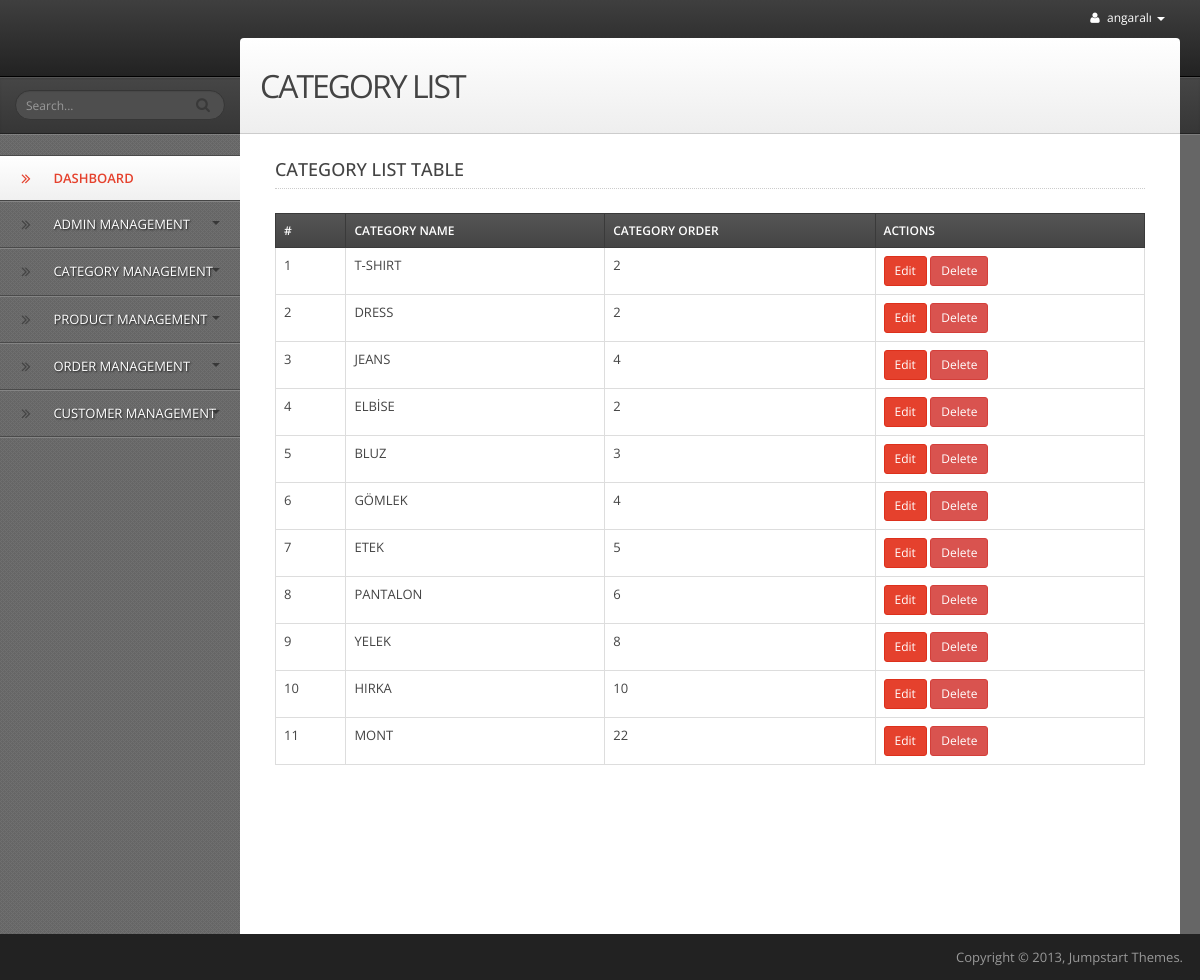
The app's page /back-end/admin_panel/category_list.php (signed in) with its own data.
### tables this page shows
CREATE TABLE `category_table` (
  `category_id` int(11) NOT NULL,
  `category_name` varchar(255) NOT NULL,
  `category_order` int(11) NOT NULL
);

### back-end/admin_panel/category_list.php (the view, shortened to what this page needs)
<?php
$servername = "localhost";
$username = "root";
$password = "";
$dbname = "test";
$conn = new mysqli($servername, $username, $password, $dbname);
$sql = "SELECT * FROM category_table";
$result = $conn->query($sql);
?>
<?php include('header.php'); ?>
<body>
<div id="wrapper">
    <?php include('top_bar.php'); ?>
    <?php include('left_sidebar.php'); ?>
    <div id="content">
        <div id="content-header">
            <h1>CATEGORY LIST</h1>
        </div>
        <div id="content-container">
            <div class="col-md-12">
                <h4 class="heading">CATEGORY LIST TABLE</h4>
                <table class="table table-bordered table-highlight">
                    <thead>
                        <tr>
                            <th>#</th>
                            <th>Category Name</th>
                            <th>Category Order</th>
                            <th>Actions</th>
                        </tr>
                    </thead>
                    <tbody>
                        <?php
                        if ($result->num_rows > 0) {
                            $count = 0;
                            while ($row = $result->fetch_assoc()) {
                                $count++;
                        ?>
                        <tr>
                            <td><?php echo $count ?></td>
                            <td><?php echo $row["category_name"] ?></td>
                            <td><?php echo $row["category_order"] ?></td>
                            <td>
                                <a href="edit_category.php?category_id=<?php echo $row['category_id']; ?>" class="btn btn-primary btn-sm">Edit</a>
                                <a href="?delete_id=<?php echo $row['category_id']; ?>" class="btn btn-danger btn-sm" onclick="return confirm('Are you sure you want to delete this category?')">Delete</a>
                            </td>
                        </tr>
                        <?php
                            }
                        } else {
                            echo "<tr><td colspan='4'>No records found</td></tr>";
                        }
                        ?>
                    </tbody>
                </table>
            </div>
        </div>
    </div>
    <?php include('footer.php'); ?>
</div>
</body>
</html>

### records on screen
category_table: category_name "T-SHIRT", category_order "2"
category_table: category_name "DRESS", category_order "2"
category_table: category_name "JEANS", category_order "4"
category_table: category_name "ELBİSE", category_order "2"
category_table: category_name "BLUZ", category_order "3"
category_table: category_name "GÖMLEK", category_order "4"
category_table: category_name "ETEK", category_order "5"
category_table: category_name "PANTALON", category_order "6"
category_table: category_name "YELEK", category_order "8"
category_table: category_name "HIRKA", category_order "10"
category_table: category_name "MONT", category_order "22"

### other values on screen
$_SESSION['admin_username'] "angaralı"
